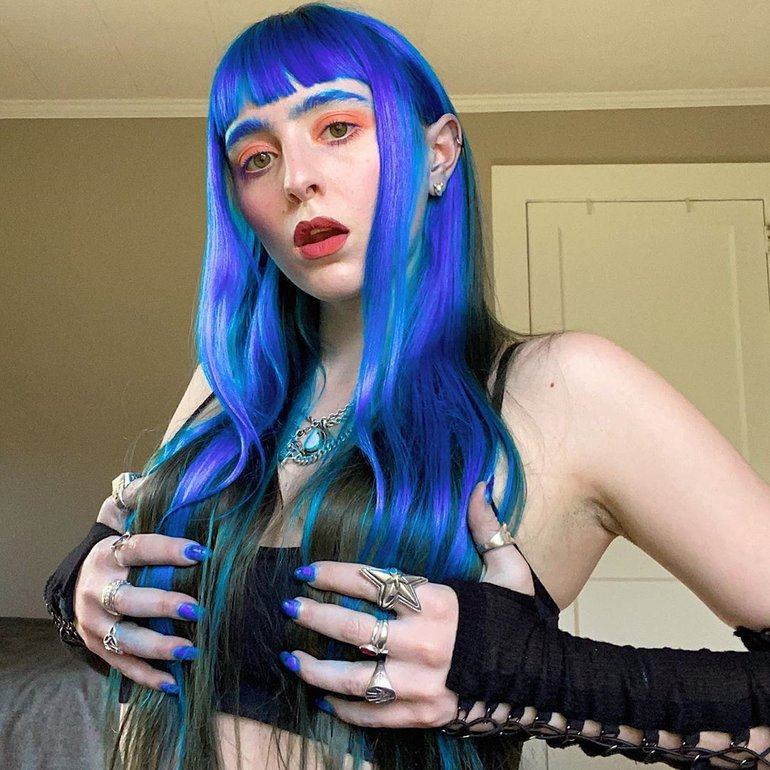
#> input picture Exemplos Python OpenCV/Resources/Faces/train/Ashnikko/1.jpg, 770 x 770 px, found by its file name; its folder holds 3 pictures in this run
$ python face_trainer.py   (Python 2 division)
#> lines starting #> are read from the running program, lines starting #| are printed output that depends on the picture
import os
import numpy as np
import cv2 as cv

DIR = r'Exemplos Python OpenCV/Resources/Faces/train'#alterar o caminho se necessário
people = []
for i in os.listdir(DIR):
    people.append(i)
#> pass 2 of the loop `for i in os.listdir(DIR):`:

features = []
labels = []
haar_cascade = cv.CascadeClassifier('Aplicações/haar_face.xml')

def createTrain():
    for person in people:
        path = os.path.join(DIR, person)
        label = people.index(person)

        for img in os.listdir(path):
            img_path = os.path.join(path, img)

            img_array = cv.imread(img_path)
#> img_array is the input picture: shape (770, 770, 3); mean B, G, R 116.7, 119.2, 122.7
            gray = cv.cvtColor(img_array, cv.COLOR_BGR2GRAY)
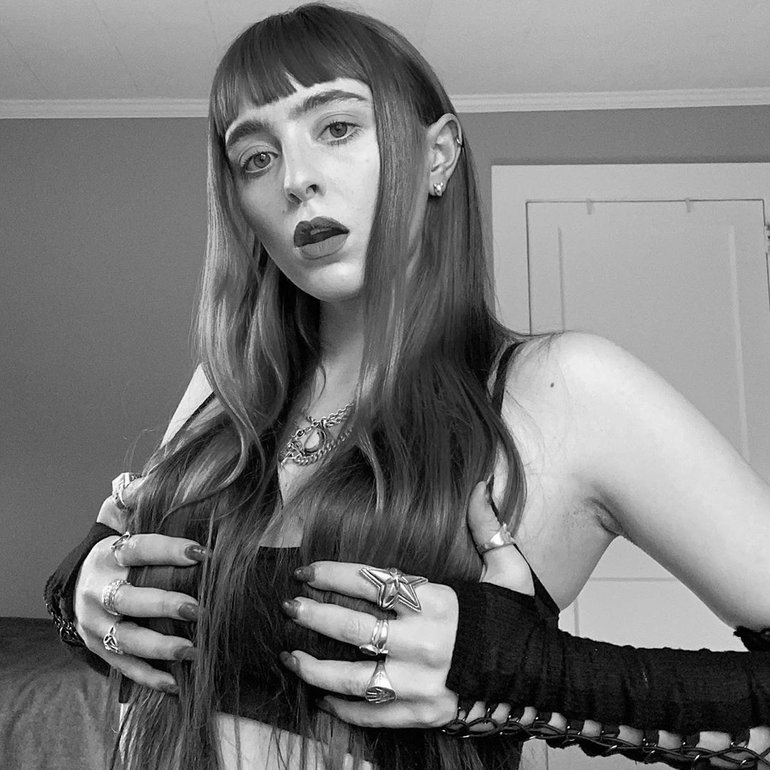
#> gray: shape (770, 770); min 0, max 255, mean 120

            faces_rect = haar_cascade.detectMultiScale(gray, scaleFactor=1.1, minNeighbors=4)
#> faces_rect = [[398, 123, 62, 62]]

            for(x, y, w, h) in faces_rect:
                faces_roi = gray[y:y+h, x:x+w]
                features.append(faces_roi)
                labels.append(label)
#> this loop made 1 pass
#> pass 1, in createTrain, `faces_roi = gray[y:y+h, x:x+w]`:
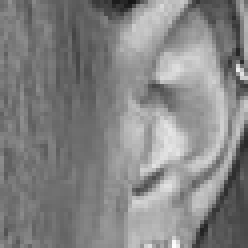
#> faces_roi: shape (62, 62) (shown 4 times larger); min 20, max 252, mean 132.1
#> after the loop, features = 1 item; labels = [0]
#> pass 2 of the loop in createTrain, `for person in people:`:
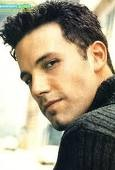
#> input picture Exemplos Python OpenCV/Resources/Faces/train/Ben Afflek/1.jpg, 115 x 170 px, found by its file name
#> in createTrain, img_array is the input picture: shape (170, 115, 3); mean B, G, R 130.9, 151.7, 161.1
#> in createTrain, `gray = cv.cvtColor(img_array, cv.COLOR_BGR2GRAY)`:
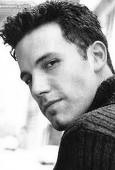
#> gray: shape (170, 115); min 0, max 255, mean 152.2
#> faces_rect = ()

createTrain()

features = np.array(features, dtype='object')
labels = np.array(labels)

print(f'Length of features = {len(features)}')
print(f'Length of labels = {len(labels)}')

face_recognizer = cv.face.LBPHFaceRecognizer_create()

face_recognizer.train(features,labels)

face_recognizer.save('Aplicações/face_trained.yml')
np.save('Aplicações/features.npy', features)
np.save('Aplicações/labels.npy', labels)
